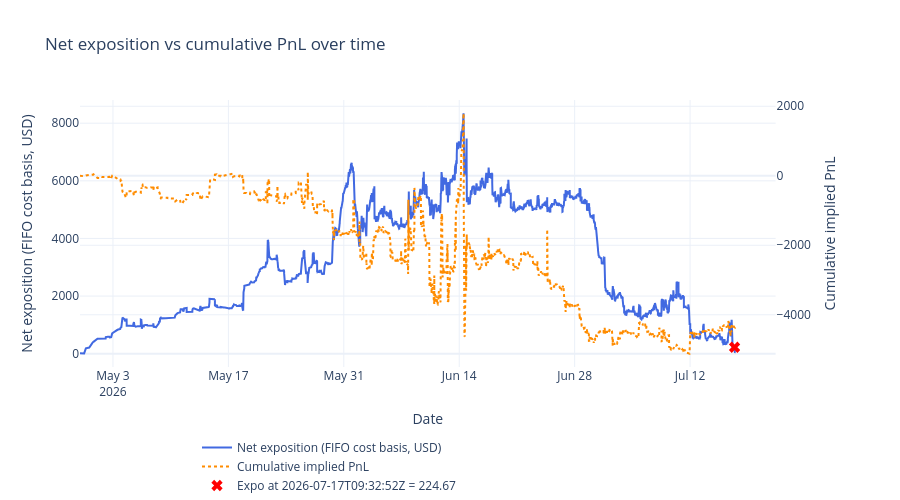

The cell this chart's notebook holds for it:
### Code cell
# Net exposition over time using FIFO cost basis, with resolution resets at lastTradeAt

# Optional: filter to specific contracts for investigation
# Set to None to compute over all contracts (default).
# Examples:
CONTRACT_FILTER = None  # {'0x000f8958f3be79021a7fa7c4513f450b46da408aba3e0779596bc20cbb64a195'}
#   CONTRACT_FILTER = set(summaries.sort_values('finalEstimatedPnl', ascending=False).head(5)['conditionId'])

# Load summaries for resolution proxy
with open(BACKTEST_DIR / "summaries.json") as f:
    _summaries = pd.DataFrame(json.load(f))
_summaries['lastTradeAt'] = pd.to_datetime(_summaries['lastTradeAt'], format='mixed', utc=True)
_resolved_at = dict(zip(_summaries['conditionId'], _summaries['lastTradeAt']))

# Per-contract FIFO exposure at each fill timestamp
expo_parts = []
for cid, grp in wallet_all.sort_values('dt').groupby('condition_id'):
    if CONTRACT_FILTER is not None and cid not in CONTRACT_FILTER:
        continue
    grp = grp.sort_values('dt')
    long_q = []
    short_q = []
    realized_pnl = 0.0
    buy_vol_acc = 0.0
    sell_vol_acc = 0.0
    rows = []
    for _, row in grp.iterrows():
        qty = row['fill_quantity']
        price = row['order_price']
        if row['order_side'] == 'BUY':
            buy_vol_acc += qty * price
            remaining = qty
            while remaining > 0 and short_q:
                avail, p = short_q[0]
                match = min(remaining, avail)
                realized_pnl += match * (price - p)
                remaining -= match
                if match == avail:
                    short_q.pop(0)
                else:
                    short_q[0] = (avail - match, p)
            if remaining > 0:
                long_q.append((remaining, price))
        else:
            sell_vol_acc += qty * price
            remaining = qty
            while remaining > 0 and long_q:
                avail, p = long_q[0]
                match = min(remaining, avail)
                realized_pnl += match * (p - price)
                remaining -= match
                if match == avail:
                    long_q.pop(0)
                else:
                    long_q[0] = (avail - match, p)
            if remaining > 0:
                short_q.append((remaining, price))

        exposure = sum(q * p for q, p in long_q) + sum(q * p for q, p in short_q)
        if exposure < 0:
            exposure = 0.0
        if cid in _resolved_at and row['dt'] >= _resolved_at[cid]:
            exposure = 0.0
        rows.append({'condition_id': cid, 'dt': row['dt'], 'exposition': exposure})

    expo_parts.append(pd.DataFrame(rows))

    # Reset to 0 at resolution time so the aggregate drops immediately
    if cid in _resolved_at:
        expo_parts.append(pd.DataFrame([{'condition_id': cid, 'dt': _resolved_at[cid], 'exposition': 0.0}]))

expo_all = pd.concat(expo_parts, ignore_index=True) if expo_parts else pd.DataFrame(
    columns=['condition_id', 'dt', 'exposition']
)

# Per-contract validation breakdown
if not expo_all.empty:
    _last_per_cid = expo_all.groupby('condition_id')['exposition'].last().reset_index()
    _last_per_cid.columns = ['condition_id', 'exposition']
    _active = _last_per_cid[_last_per_cid['exposition'] > 0].sort_values('exposition', ascending=False)
    print(f"=== Per-contract exposition breakdown{" (filtered)" if CONTRACT_FILTER is not None else ""} ===")
    print(_active.to_string(index=False))
    print(f"\nContracts with exposition > 0: {len(_active)}")
    print(f"Sum of per-contract exposition: {_active['exposition'].sum():.2f}")

# Aggregate across all contracts at each timestamp
# Forward-fill each contract's exposition then sum across contracts
# Each contract's exposition persists until its next fill or resolution
_expo_sorted = expo_all.sort_values(['condition_id', 'dt'])
_expo_sorted['_delta'] = _expo_sorted.groupby('condition_id')['exposition'].diff()
_first_idx = _expo_sorted.groupby('condition_id').head(1).index
_expo_sorted.loc[_first_idx, '_delta'] = _expo_sorted.loc[_first_idx, 'exposition']
ts = _expo_sorted.groupby('dt', as_index=False)['_delta'].sum().sort_values('dt')
ts['exposition'] = ts['_delta'].cumsum()
ts = ts.drop(columns=['_delta'])

if not ts.empty:
    print(f"Aggregate exposition (from ts sum): {ts['exposition'].iloc[-1]:.2f}")

# Cumulative PnL on secondary axis for comparison
_pnl_df = wallet_all if CONTRACT_FILTER is None else wallet_all[wallet_all['condition_id'].isin(CONTRACT_FILTER)]
pnl_ts = _pnl_df.groupby('dt', as_index=False)['implied_pnl'].sum().sort_values('dt')
pnl_ts['cum_pnl'] = pnl_ts['implied_pnl'].cumsum()

# Compute exact snapshot exposure at TARGET_TS for marker overlay
TARGET_TS = "2026-07-17T09:32:52Z"
cutoff = pd.Timestamp(TARGET_TS, tz='UTC')
snap_df = wallet_all[wallet_all['dt'] <= cutoff].copy()
expo_parts_snap = []
for cid, grp in snap_df.sort_values('dt').groupby('condition_id'):
    if CONTRACT_FILTER is not None and cid not in CONTRACT_FILTER:
        continue
    if cid in _resolved_at and _resolved_at[cid] <= cutoff:
        continue
    long_q = []
    short_q = []
    realized_pnl = 0.0
    buy_vol = 0.0
    sell_vol = 0.0
    for _, row in grp.iterrows():
        qty = row['fill_quantity']
        price = row['order_price']
        if row['order_side'] == 'BUY':
            buy_vol += qty * price
            remaining = qty
            while remaining > 0 and short_q:
                avail, p = short_q[0]
                match = min(remaining, avail)
                realized_pnl += match * (price - p)
                remaining -= match
                if match == avail:
                    short_q.pop(0)
                else:
                    short_q[0] = (avail - match, p)
            if remaining > 0:
                long_q.append((remaining, price))
        else:
            sell_vol += qty * price
            remaining = qty
            while remaining > 0 and long_q:
                avail, p = long_q[0]
                match = min(remaining, avail)
                realized_pnl += match * (p - price)
                remaining -= match
                if match == avail:
                    long_q.pop(0)
                else:
                    long_q[0] = (avail - match, p)
            if remaining > 0:
                short_q.append((remaining, price))
    exposure = sum(q * p for q, p in long_q) + sum(q * p for q, p in short_q)
    if exposure < 0:
        exposure = 0.0
    expo_parts_snap.append(exposure)
snap = sum(expo_parts_snap)
ts = pd.concat([ts, pd.DataFrame([{'dt': cutoff, 'exposition': snap}])], ignore_index=True).sort_values('dt').drop_duplicates('dt')

# Clip to the fills period
fill_start = wallet_all['dt'].min()
fill_end = wallet_all['dt'].max()
ts = ts[(ts['dt'] >= fill_start) & (ts['dt'] <= fill_end)]
pnl_ts = pnl_ts[(pnl_ts['dt'] >= fill_start) & (pnl_ts['dt'] <= fill_end)]

fig_ntl = make_subplots(specs=[[{'secondary_y': True}]])

fig_ntl.add_trace(go.Scatter(
    x=ts['dt'], y=ts['exposition'],
    mode='lines', name='Net exposition (FIFO cost basis, USD)',
    line=dict(color='royalblue', width=2),
), secondary_y=False)

fig_ntl.add_trace(go.Scatter(
    x=pnl_ts['dt'], y=pnl_ts['cum_pnl'],
    mode='lines', name='Cumulative implied PnL',
    line=dict(color='darkorange', width=2, dash='dot'),
), secondary_y=True)

fig_ntl.add_trace(go.Scatter(
    x=[cutoff], y=[snap],
    mode='markers', name=f'Expo at {TARGET_TS} = {snap:.2f}',
    marker=dict(color='red', size=10, symbol='x'),
), secondary_y=False)

fig_ntl.update_layout(
    title='Net exposition vs cumulative PnL over time',
    template='plotly_white', height=500,
    legend=dict(x=0.5, y=-0.2, orientation='h'),
)
fig_ntl.update_xaxes(title='Date')
fig_ntl.update_yaxes(title='Net exposition (FIFO cost basis, USD)', secondary_y=False)
fig_ntl.update_yaxes(title='Cumulative implied PnL', secondary_y=True)
fig_ntl.show()

### Figure 1 — Plotly figure (JSON) as saved in the notebook; plotly's stock layout.template omitted (floating-point values rounded to 4 significant figures; data arrays with more than 128 entries replaced by an {"elided": "..."} marker saying what was removed)
{"data": [{"line": {"color": "royalblue", "width": 2}, "mode": "lines", "name": "Net exposition (FIFO cost basis, USD)", "type": "scatter", "x": {"elided": "22625 str values"}, "xaxis": "x", "y": {"elided": "22625 float values"}, "yaxis": "y"}, {"line": {"color": "darkorange", "dash": "dot", "width": 2}, "mode": "lines", "name": "Cumulative implied PnL", "type": "scatter", "x": {"elided": "18027 str values"}, "xaxis": "x", "y": {"elided": "18027 float values"}, "yaxis": "y2"}, {"marker": {"color": "red", "size": 10, "symbol": "x"}, "mode": "markers", "name": "Expo at 2026-07-17T09:32:52Z = 224.67", "type": "scatter", "x": ["2026-07-17T09:32:52+00:00"], "xaxis": "x", "y": [224.7], "yaxis": "y"}], "layout": {"height": 500, "legend": {"orientation": "h", "x": 0.5, "y": -0.2}, "title": {"text": "Net exposition vs cumulative PnL over time"}, "xaxis": {"anchor": "y", "domain": [0, 0.94], "title": {"text": "Date"}}, "yaxis": {"anchor": "x", "domain": [0, 1], "title": {"text": "Net exposition (FIFO cost basis, USD)"}}, "yaxis2": {"anchor": "x", "overlaying": "y", "side": "right", "title": {"text": "Cumulative implied PnL"}}}}
